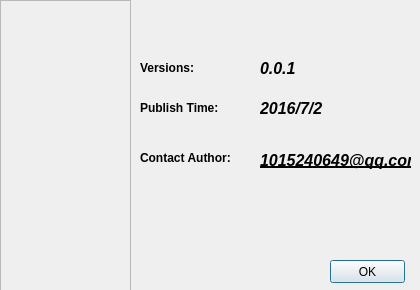
<?xml version="1.0" encoding="UTF-8"?>
<ui version="4.0">
 <class>aboutDialog</class>
 <widget class="QDialog" name="aboutDialog">
  <property name="geometry">
   <rect>
    <x>0</x>
    <y>0</y>
    <width>420</width>
    <height>290</height>
   </rect>
  </property>
  <property name="minimumSize">
   <size>
    <width>420</width>
    <height>290</height>
   </size>
  </property>
  <property name="maximumSize">
   <size>
    <width>420</width>
    <height>290</height>
   </size>
  </property>
  <property name="windowTitle">
   <string>About Calculator/2012/08</string>
  </property>
  <property name="windowIcon">
   <iconset resource="resource.qrc">
    <normaloff>:/images/services.png</normaloff>:/images/services.png</iconset>
  </property>
  <widget class="QLabel" name="label">
   <property name="geometry">
    <rect>
     <x>140</x>
     <y>60</y>
     <width>61</width>
     <height>16</height>
    </rect>
   </property>
   <property name="font">
    <font>
     <weight>75</weight>
     <bold>true</bold>
    </font>
   </property>
   <property name="text">
    <string>Versions:</string>
   </property>
  </widget>
  <widget class="QLabel" name="label_2">
   <property name="geometry">
    <rect>
     <x>140</x>
     <y>100</y>
     <width>101</width>
     <height>16</height>
    </rect>
   </property>
   <property name="font">
    <font>
     <weight>75</weight>
     <bold>true</bold>
    </font>
   </property>
   <property name="text">
    <string>Publish Time:</string>
   </property>
  </widget>
  <widget class="QLabel" name="label_3">
   <property name="geometry">
    <rect>
     <x>140</x>
     <y>150</y>
     <width>111</width>
     <height>16</height>
    </rect>
   </property>
   <property name="font">
    <font>
     <weight>75</weight>
     <bold>true</bold>
    </font>
   </property>
   <property name="text">
    <string>Contact Author:</string>
   </property>
  </widget>
  <widget class="QPushButton" name="OkPushButton">
   <property name="geometry">
    <rect>
     <x>330</x>
     <y>260</y>
     <width>75</width>
     <height>23</height>
    </rect>
   </property>
   <property name="text">
    <string>OK</string>
   </property>
   <property name="flat">
    <bool>false</bool>
   </property>
  </widget>
  <widget class="QLabel" name="label_4">
   <property name="geometry">
    <rect>
     <x>260</x>
     <y>60</y>
     <width>101</width>
     <height>16</height>
    </rect>
   </property>
   <property name="font">
    <font>
     <pointsize>12</pointsize>
     <weight>75</weight>
     <italic>true</italic>
     <bold>true</bold>
    </font>
   </property>
   <property name="text">
    <string>0.0.1</string>
   </property>
  </widget>
  <widget class="QLabel" name="label_5">
   <property name="geometry">
    <rect>
     <x>260</x>
     <y>100</y>
     <width>121</width>
     <height>16</height>
    </rect>
   </property>
   <property name="font">
    <font>
     <pointsize>12</pointsize>
     <weight>75</weight>
     <italic>true</italic>
     <bold>true</bold>
    </font>
   </property>
   <property name="text">
    <string>2016/7/2</string>
   </property>
  </widget>
  <widget class="QLabel" name="label_6">
   <property name="geometry">
    <rect>
     <x>260</x>
     <y>150</y>
     <width>151</width>
     <height>20</height>
    </rect>
   </property>
   <property name="font">
    <font>
     <pointsize>12</pointsize>
     <weight>75</weight>
     <italic>true</italic>
     <bold>true</bold>
     <underline>true</underline>
    </font>
   </property>
   <property name="text">
    <string>1015240649@qq.com</string>
   </property>
  </widget>
  <widget class="QFrame" name="frame">
   <property name="geometry">
    <rect>
     <x>0</x>
     <y>0</y>
     <width>131</width>
     <height>301</height>
    </rect>
   </property>
   <property name="frameShape">
    <enum>QFrame::StyledPanel</enum>
   </property>
   <property name="frameShadow">
    <enum>QFrame::Raised</enum>
   </property>
  </widget>
 </widget>
 <resources>
  <include location="resource.qrc"/>
 </resources>
 <connections>
  <connection>
   <sender>OkPushButton</sender>
   <signal>clicked()</signal>
   <receiver>aboutDialog</receiver>
   <slot>close()</slot>
   <hints>
    <hint type="sourcelabel">
     <x>337</x>
     <y>271</y>
    </hint>
    <hint type="destinationlabel">
     <x>199</x>
     <y>149</y>
    </hint>
   </hints>
  </connection>
 </connections>
</ui>
